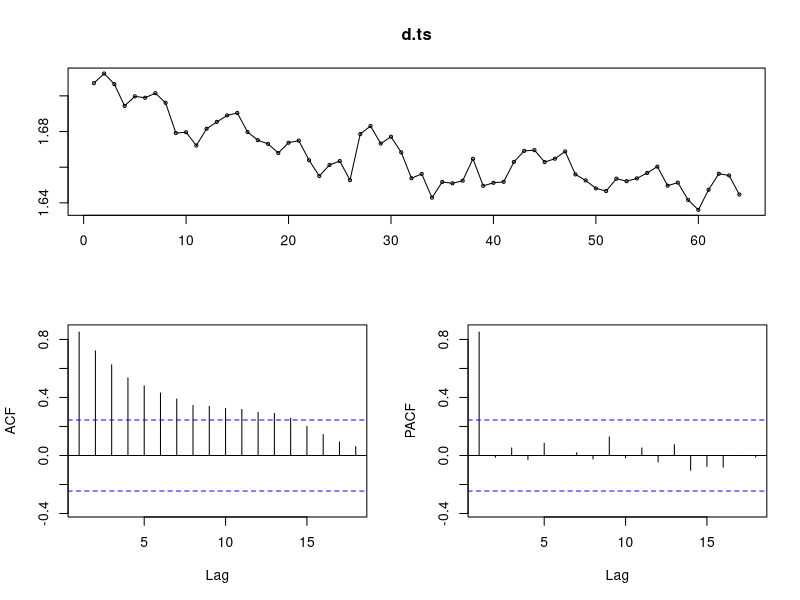
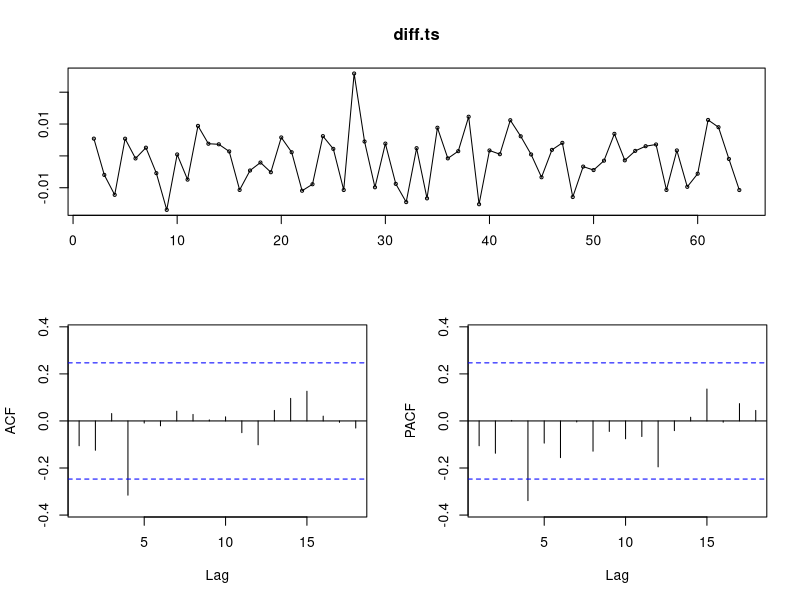
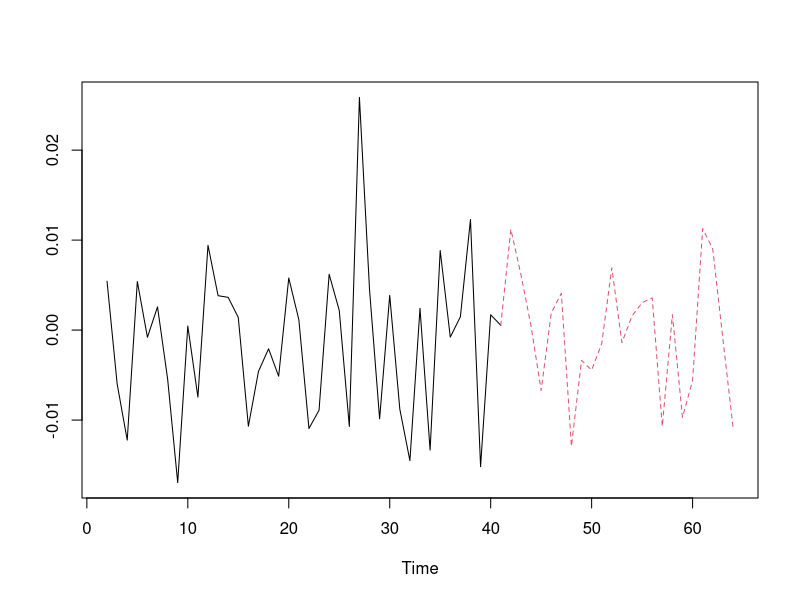
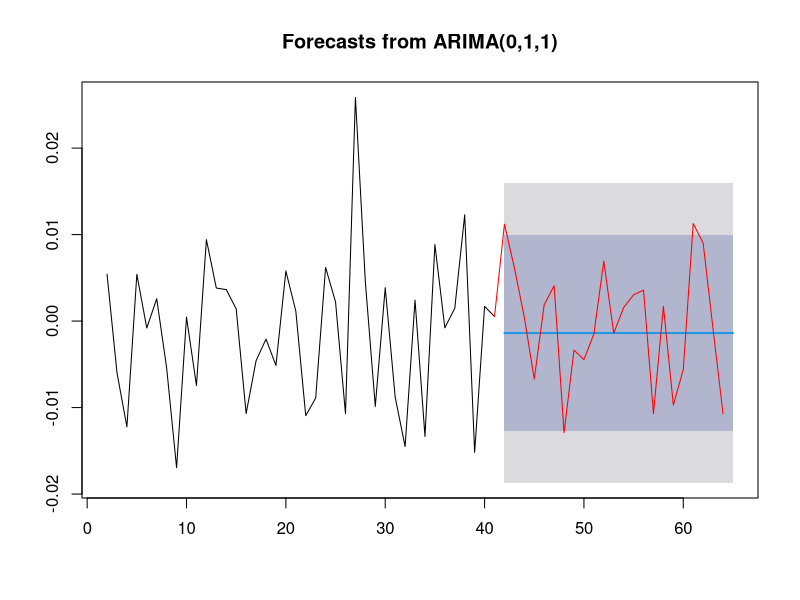
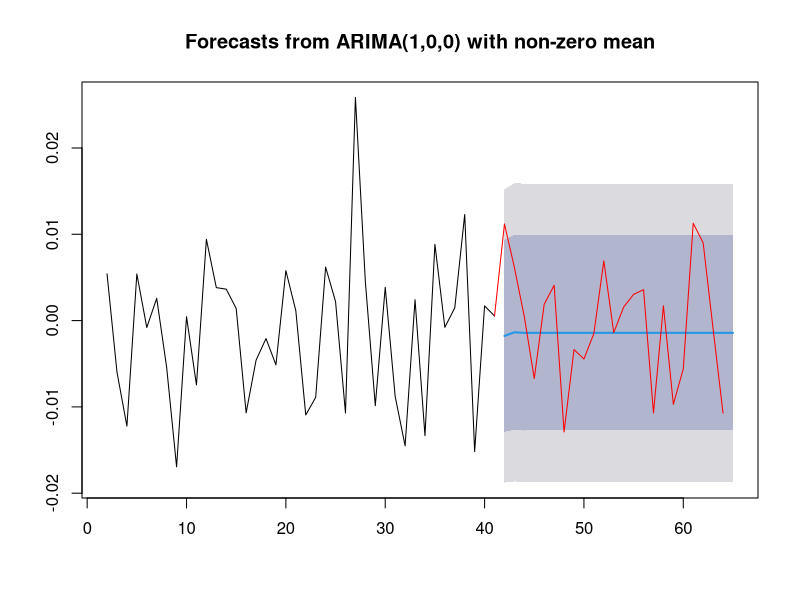

Source code (R) for these figures, in order:
## ---- chunk 1
knitr::opts_chunk$set(echo = TRUE)
## ---- chunk 2
library(dplyr)
library(tidyr)
library(forecast)
library(tseries)
dane <- read.table(file = 'Choinska_Dane.csv',col.names =c('Data','Godzina','Kurs rozpoczęcia','Kurs zakończenia'), sep =";")
head(dane)
## ---- chunk 3
dane %>%
  filter(Godzina == 200000)%>%
  select(Kurs.zakończenia)->result
d.ts<-ts(data = result, frequency = 1)
is.ts(d.ts)
## ---- chunk 4
tsdisplay(d.ts)
## ---- chunk 5
diff.ts<-diff(d.ts)
## ---- chunk 6
tsdisplay(diff.ts)
## ---- chunk 7

pp.test(diff.ts, alternative = "stationary")

## ---- chunk 8
a<-40
N<-length(diff.ts)
treningowy<-window(diff.ts,end = a+1)
testowy<-window(diff.ts,start=a+1)
## ---- chunk 9
ts.plot(treningowy, testowy, col=1:2, lty=c(1,2))
## ---- chunk 10
modelma<-arima(treningowy, c(0,1,1))
summary(modelma)
## ---- chunk 11
modelar=Arima(treningowy,order = c(1,0,0))
summary(modelar)
## ---- chunk 12
modelarima=Arima(treningowy, order=c(1,1,2))
summary(modelarima)
## ---- chunk 13
prognozama<-forecast(modelma,h=length(testowy))
prognozama
## ---- chunk 14
prognozaar<-forecast(modelar,h=length(testowy))
prognozaar
## ---- chunk 15
plot(prognozama)
lines(testowy,col="red")
## ---- chunk 16
plot(prognozaar)
lines(testowy,col="red")
## ---- chunk 17
blad1<-mean( (prognozama$mean - testowy)^2, na.rm = TRUE)
blad2<-mean( (prognozaar$mean - testowy)^2, na.rm = TRUE)
